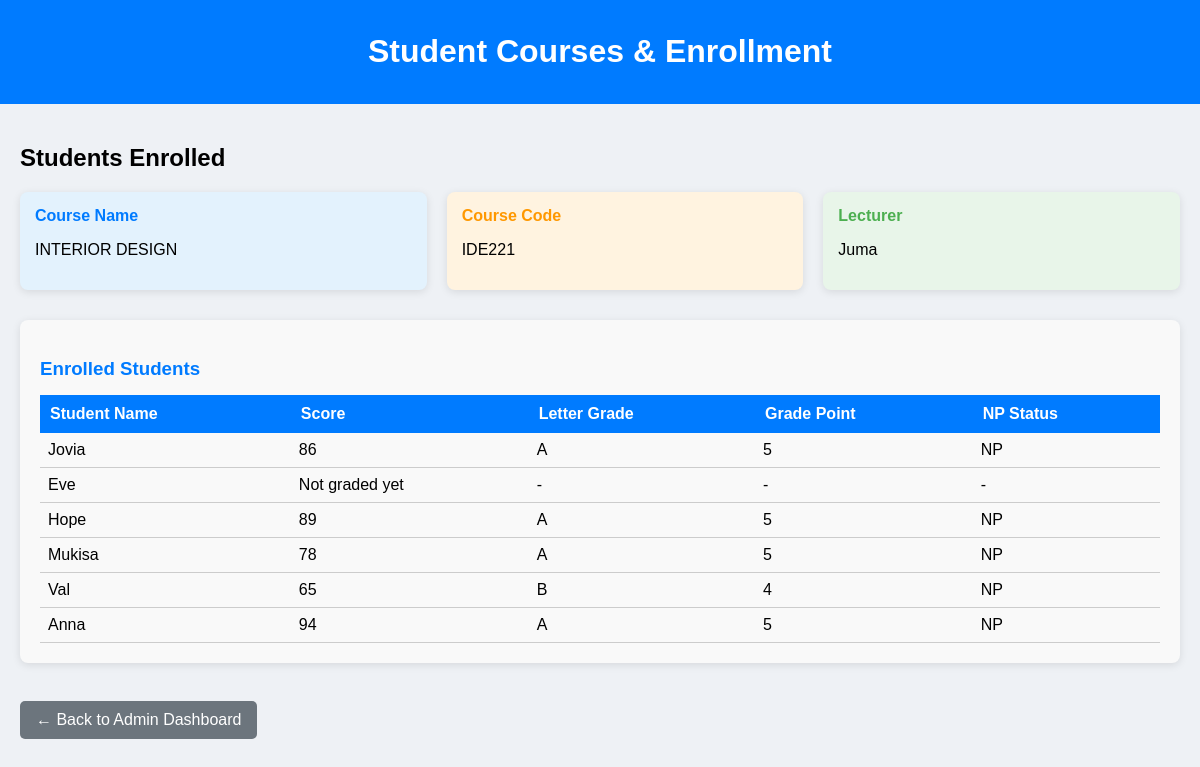
The page /reports/dashboard/admin/course/6/students/ (signed in) on the database its author committed.
### reports/models.py (models this page shows, shortened)
class Course(models.Model):
    name = models.CharField(max_length=200)
    code = models.CharField(max_length=200)
    credit_units = models.IntegerField()
    lecturer = models.CharField(max_length=200)
    students = models.ManyToManyField(Student, related_name='courses', blank=True)

class Student(models.Model):
    user = models.OneToOneField(User, on_delete=models.CASCADE, null=True, blank=True)
    name = models.CharField(max_length=200)
    email = models.EmailField(unique=True)
    gpa = models.FloatField(default=0)  # New field for GPA

class Grade(models.Model):
    student = models.ForeignKey(Student, on_delete=models.CASCADE)
    course = models.ForeignKey(Course, on_delete=models.CASCADE)
    score = models.IntegerField()
    letter = models.CharField(max_length=2, blank=True)  # new field
    @property
    def grade_point(self):
        LETTER_POINTS = {
            'A': 5,
            'B': 4,
            'C': 3,
            'D': 2,
            'F': 0,
        }
        return LETTER_POINTS.get(self.letter, 0)
    @property
    def np_status(self):
        if self.letter in ['A', 'B', 'C', 'D']:
            return "NP"
        return "BNP"  # Not in Normal Progress

### reports/views.py (the view)
# urls.py: path('dashboard/admin/course/<int:course_id>/students/', views.admin_course_students, name='admin_course_students'),
@login_required
@user_passes_test(admin_required)
def admin_course_students(request, course_id):
    course = get_object_or_404(Course, id=course_id)
    students_from_m2m = list(course.students.all())
    students_from_grades = [grade.student for grade in Grade.objects.filter(course=course)]
    students = list({student.id: student for student in students_from_m2m + students_from_grades}.values())
    students_with_grades = []
    for student in students:
        grade = Grade.objects.filter(student=student, course=course).first()
        students_with_grades.append({'student': student, 'grade': grade})
    return render(request, 'reports/admin_course_students.html', {
        'course': course,
        'students_with_grades': students_with_grades
    })

### reports/templates/reports/admin_course_students.html
{% extends "reports/base.html" %}
{% block content %}
<div style="padding: 20px;">
    <h2>Students Enrolled </h2>
    <div style="display: flex; flex-wrap: wrap; gap: 20px; margin-top: 15px; margin-bottom: 30px;">
        <div class="card" style="flex: 1 1 200px; padding: 15px; border-radius: 8px;
                                 box-shadow: 0 2px 8px rgba(0,0,0,0.1); background: #e3f2fd;">
            <h4 style="margin:0; color:#007bff;">Course Name</h4>
            <p>{{ course.name }}</p>
        </div>
        <div class="card" style="flex: 1 1 150px; padding: 15px; border-radius: 8px;
                                 box-shadow: 0 2px 8px rgba(0,0,0,0.1); background: #fff3e0;">
            <h4 style="margin:0; color:#ff9800;">Course Code</h4>
            <p>{{ course.code }}</p>
        </div>
        <div class="card" style="flex: 1 1 150px; padding: 15px; border-radius: 8px;
                                 box-shadow: 0 2px 8px rgba(0,0,0,0.1); background: #e8f5e9;">
            <h4 style="margin:0; color:#4caf50;">Lecturer</h4>
            <p>{{ course.lecturer }}</p>
        </div>
    </div>
    <div class="card" style="padding: 20px; border-radius: 8px;
                            box-shadow: 0 2px 8px rgba(0,0,0,0.1); background: #f9f9f9; margin-top: 20px;">
        <h3 style="margin-bottom: 15px; color: #007bff;">Enrolled Students</h3>
        <table style="width: 100%; border-collapse: collapse; text-align: left;">
            <thead>
                <tr style="background: #007bff; color: white;">
                    <th style="padding: 10px;">Student Name</th>
                    <th style="padding: 10px;">Score</th>
                    <th style="padding: 10px;">Letter Grade</th>
                    <th style="padding: 10px;">Grade Point</th>
                    <th style="padding: 10px;">NP Status</th>
                </tr>
            </thead>
            <tbody>
                {% for entry in students_with_grades %}
                <tr style="border-bottom: 1px solid #ccc;">
                    <td style="padding: 8px;">{{ entry.student.name }}</td>
                    <td style="padding: 8px;">{{ entry.grade.score|default:"Not graded yet" }}</td>
                    <td style="padding: 8px;">{{ entry.grade.letter|default:"-" }}</td>
                    <td style="padding: 8px;">{{ entry.grade.grade_point|default:"-" }}</td>
                    <td style="padding: 8px;">{{ entry.grade.np_status|default:"-" }}</td>
                </tr>
                {% empty %}
                <tr>
                    <td colspan="5" style="padding: 10px; text-align:center; color: #888;">No students enrolled yet.</td>
                </tr>
                {% endfor %}
            </tbody>
        </table>
    </div>
    <br>
    <a href="{% url 'admin_dashboard' %}"
       style="color: white; background: #6c757d; padding: 10px 16px; border-radius: 5px; text-decoration: none; display:inline-block; margin-top: 20px;">
       ← Back to Admin Dashboard
    </a>
</div>
{% endblock %}

### reports/templates/reports/base.html (style rules this page uses)
body { font-family: Arial, sans-serif; background-color: #eef1f5; margin: 0; padding: 0; }

### rows shown on the page
Course: name "INTERIOR DESIGN", code "IDE221", lecturer "Juma"
Student: student.name "Jovia", grade.score "86", grade.letter "A", grade.grade_point "5", grade.np_status "NP"
Student: student.name "Eve", grade.score "Not graded yet", grade.letter "-", grade.grade_point "-", grade.np_status "-"
Student: student.name "Hope", grade.score "89", grade.letter "A", grade.grade_point "5", grade.np_status "NP"
Student: student.name "Mukisa", grade.score "78", grade.letter "A", grade.grade_point "5", grade.np_status "NP"
Student: student.name "Val", grade.score "65", grade.letter "B", grade.grade_point "4", grade.np_status "NP"
Student: student.name "Anna", grade.score "94", grade.letter "A", grade.grade_point "5", grade.np_status "NP"
